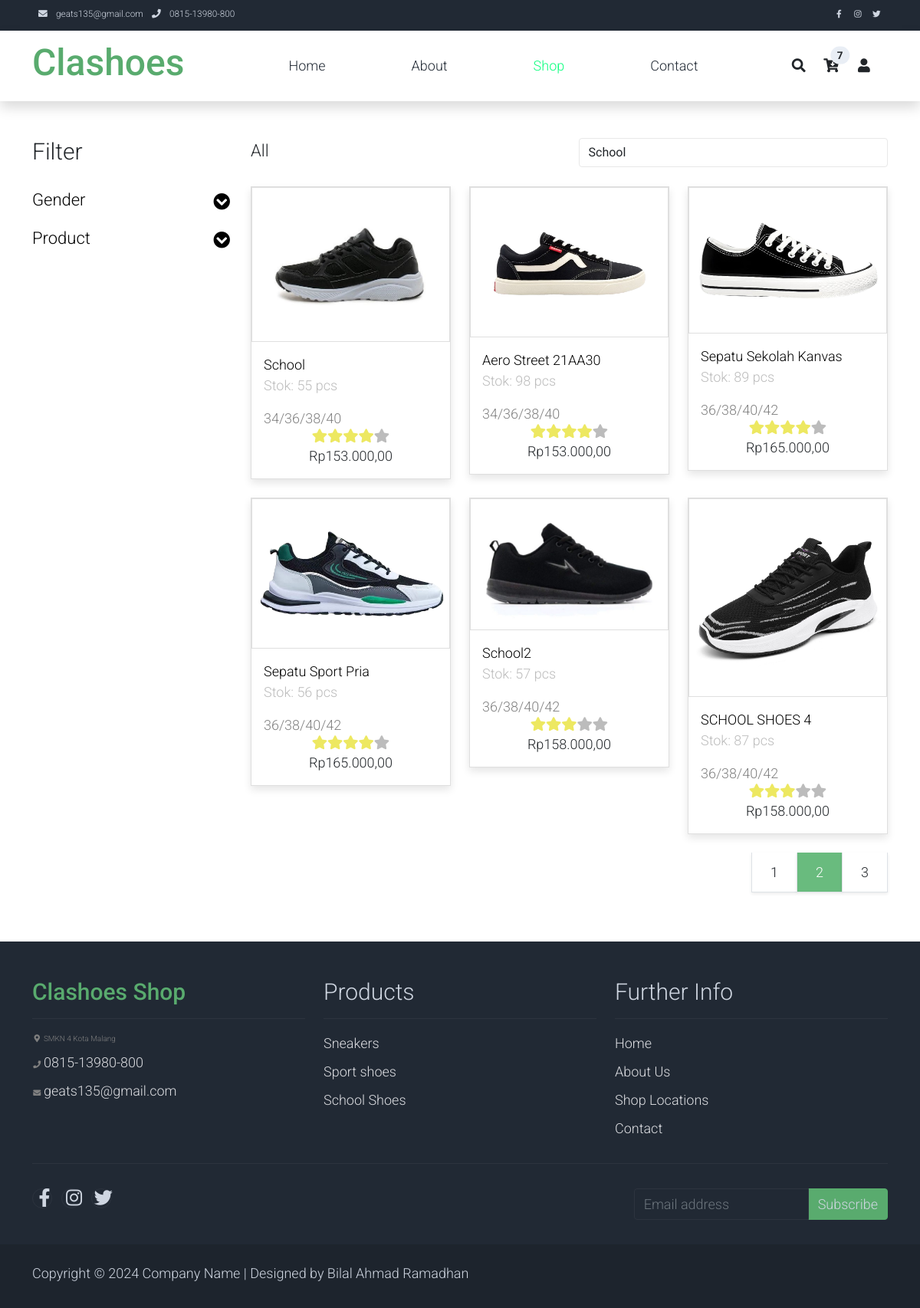
/shop2.php, run on the app's committed database.
### tables this page shows
CREATE TABLE `products` (
  `id` int(11) NOT NULL,
  `product_name` varchar(255) NOT NULL,
  `description` text DEFAULT NULL,
  `spesification` text DEFAULT NULL,
  `price` decimal(10,2) DEFAULT NULL,
  `stock` int(11) NOT NULL,
  `sizes` varchar(255) DEFAULT NULL,
  `colors` varchar(255) DEFAULT NULL,
  `image_url` varchar(255) DEFAULT NULL,
  `rating` float DEFAULT NULL,
  `category_id` int(11) UNSIGNED DEFAULT NULL
);

### shop2.php (the view, shortened to what this page needs)
<?php
include 'koneksi.php';
$category = isset($_GET['category']) ? $_GET['category'] : '';
if ($category) {
    $sql = "SELECT products.*, category.category_name
            FROM products
            LEFT JOIN category ON products.category_id = category.id
            WHERE category.category_name = '$category' AND products.id BETWEEN 11 AND 17
            ORDER BY rating DESC LIMIT 6";
} else {
    $sql = "SELECT products.*, category.category_name
            FROM products
            LEFT JOIN category ON products.category_id = category.id
            WHERE products.id BETWEEN 11 AND 17
            ORDER BY rating DESC LIMIT 6";
}
$result = $conn->query($sql);
?>
<!DOCTYPE html>
<html lang="en">
<head>
    <link rel="stylesheet" href="assets/css/bootstrap.min.css">
    <link rel="stylesheet" href="assets/css/custom.css">
    <link rel="stylesheet" href="assets/css/fontawesome.min.css">
</head>
<body>
    <nav class="navbar navbar-expand-lg bg-dark navbar-light d-none d-lg-block" id="templatemo_nav_top">
        <div class="container text-light">
            <div class="w-100 d-flex justify-content-between">
                <div>
                    <i class="fa fa-envelope mx-2"></i>
                    <a class="navbar-sm-brand text-light text-decoration-none" href="mailto:geats135@gmail.com">geats135@gmail.com</a>
                    <i class="fa fa-phone mx-2"></i>
                    <a class="navbar-sm-brand text-light text-decoration-none" href="tel:0815-13980-800">0815-13980-800</a>
                </div>
                <div>
                    <a class="text-light" href="https://fb.com/templatemo" target="_blank" rel="sponsored"><i class="fab fa-facebook-f fa-sm fa-fw me-2"></i></a>
                    <a class="text-light" href="https://www.instagram.com/" target="_blank"><i class="fab fa-instagram fa-sm fa-fw me-2"></i></a>
                    <a class="text-light" href="https://twitter.com/" target="_blank"><i class="fab fa-twitter fa-sm fa-fw me-2"></i></a>
                </div>
            </div>
        </div>
    </nav>
     <nav class="navbar navbar-expand-lg navbar-light shadow">
        <div class="container d-flex justify-content-between align-items-center">
            <a class="navbar-brand text-success logo h1 align-self-center" href="index.php">
                Clashoes
            </a>
            <div class="align-self-center collapse navbar-collapse flex-fill  d-lg-flex justify-content-lg-between" id="templatemo_main_nav">
                <div class="flex-fill">
                    <ul class="nav navbar-nav d-flex justify-content-between mx-lg-auto">
                        <li class="nav-item">
                            <a class="nav-link" href="index.php">Home</a>
                        </li>
                        <li class="nav-item">
                            <a class="nav-link" href="about us.html">About</a>
                        </li>
                        <li class="nav-item">
                            <a class="nav-link" href="shop.php" style="color: #0bff7e;">Shop</a>
                        </li>
                        <li class="nav-item">
                            <a class="nav-link" href="contact.html">Contact</a>
                        </li>
                    </ul>
                </div>
                <div class="navbar align-self-center d-flex">
                    <a class="nav-icon d-none d-lg-inline" href="#" data-bs-toggle="modal" data-bs-target="#templatemo_search">
                        <i class="fa fa-fw fa-search text-dark mr-2"></i>
                    </a>
                    <a class="nav-icon position-relative text-decoration-none" href="cart.php">
                        <i class="fa fa-fw fa-cart-arrow-down text-dark mr-1"></i>
                        <span class="position-absolute top-0 left-100 translate-middle badge rounded-pill bg-light text-dark">7</span>
                    </a>
                    <a class="nav-icon position-relative text-decoration-none" href="profile.php">
                        <i class="fa fa-fw fa-user text-dark mr-3"></i>
                    </a>
                </div>
            </div>
        </div>
    </nav>
    <div class="container py-5">
        <div class="row">
            <div class="col-lg-3">
                <h1 class="h2 pb-4">Filter</h1>
                <ul class="list-unstyled templatemo-accordion">
                    <li class="pb-3">
                        <a class="collapsed d-flex justify-content-between h3 text-decoration-none" href="#">
                            Gender
                            <i class="fa fa-fw fa-chevron-circle-down mt-1"></i>
                        </a>
                    </li>
                    <li class="pb-3">
                        <a class="collapsed d-flex justify-content-between h3 text-decoration-none" href="#">
                            Product
                            <i class="pull-right fa fa-fw fa-chevron-circle-down mt-1"></i>
                        </a>
                    </li>
                </ul>
            </div>
            <div class="col-lg-9">
                <div class="row">
                    <div class="col-md-6">
                        <ul class="list-inline shop-top-menu pb-3 pt-1">
                            <li class="list-inline-item">
                                <a class="h3 text-dark text-decoration-none mr-3" href="shop2.php">All</a>
                            </li>
                        </ul>
                    </div>
                    <div class="col-md-6 pb-4">
                        <div class="d-flex">
                            <select class="form-control">
                                <option>School</option>
                            </select>
                        </div>
                    </div>
                </div>
                <div class="row">
                <?php
                if ($result->num_rows > 0) {
                    while ($row = $result->fetch_assoc()) {
                ?>
                        <div class="col-md-4">
                            <div class="card mb-4 product-wap rounded-0">
                                <div class="card rounded-0">
                                    <img class="card-img rounded-0 img-fluid" src="<?php echo $row['image_url']; ?>">
                                </div>
                                <div class="card-body">
                                    <a href="shop-single.php?id=<?php echo $row['id']; ?>" class="h3 text-decoration-none"><?php echo $row['product_name']; ?></a>
                                    <p class="text-muted">Stok: <?php echo $row['stock']; ?> pcs</p>
                                    <ul class="w-100 list-unstyled d-flex justify-content-between mb-0">
                                        <li><?php echo $row['sizes']; ?></li>
                                    </ul>
                                    <ul class="list-unstyled d-flex justify-content-center mb-1">
                                        <?php
                                        $rating = round($row['rating']);
                                        for ($i = 0; $i < 5; $i++) {
                                            if ($i < $rating) {
                                                echo '<i class="text-warning fa fa-star"></i>';
                                            } else {
                                                echo '<i class="text-muted fa fa-star"></i>';
                                            }
                                        }
                                        ?>
                                    </ul>
                                    <p class="text-center mb-0">Rp<?php echo number_format($row['price'], 2, ',', '.'); ?></p>
                                </div>
                            </div>
                        </div>
                <?php
                    }
                } else {
                    echo '<p>Produk tidak ditemukan.</p>';
                }
                ?>
                            </div>
                        </div>
                    </div>
                     <div div="row">
                    <ul class="pagination pagination-lg justify-content-end">
                        <li class="page-item ">
                            <a class="page-link rounded-0 shadow-sm border-top-0 border-left-0 text-dark" href="shop.php" >1</a>
                        </li>
                        <li class="page-item disabled">
                            <a class="page-link active rounded-0 mr-3 shadow-sm border-top-0 border-left-0 " href="shop2.php" tabindex="-1">2</a>
                        </li>
                        <li class="page-item">
                            <a class="page-link rounded-0 shadow-sm border-top-0 border-left-0 text-dark" href="shop3.php">3</a>
                        </li>
                    </ul>
                </div>
            </div>
     <footer class="bg-dark" id="tempaltemo_footer">
        <div class="container">
            <div class="row">
                <div class="col-md-4 pt-5">
                    <h2 class="h2 text-success border-bottom pb-3 border-light logo">Clashoes Shop</h2>
                    <ul class="list-unstyled text-light footer-link-list">
                        <li>
                            <i class="fas fa-map-marker-alt fa-fw"></i>
                            SMKN 4 Kota Malang
                        </li>
                        <li>
                            <i class="fa fa-phone fa-fw"></i>
                            <a class="text-decoration-none" href="tel:010-020-0340">0815-13980-800</a>
                        </li>
                        <li>
                            <i class="fa fa-envelope fa-fw"></i>
                            <a class="text-decoration-none" href="mailto:info@company.com">geats135@gmail.com</a>
                        </li>
                    </ul>
                </div>
                <div class="col-md-4 pt-5">
                    <h2 class="h2 text-light border-bottom pb-3 border-light">Products</h2>
                    <ul class="list-unstyled text-light footer-link-list">
                        <li><a class="text-decoration-none" href="shop.php">Sneakers</a></li>
                        <li><a class="text-decoration-none" href="shop3.php">Sport shoes</a></li>
                        <li><a class="text-decoration-none" href="shop2.php">School Shoes</a></li>
                    </ul>
                </div>
                <div class="col-md-4 pt-5">
                    <h2 class="h2 text-light border-bottom pb-3 border-light">Further Info</h2>
                    <ul class="list-unstyled text-light footer-link-list">
                        <li><a class="text-decoration-none" href="#">Home</a></li>
                        <li><a class="text-decoration-none" href="#">About Us</a></li>
                        <li><a class="text-decoration-none" href="#">Shop Locations</a></li>
                        <li><a class="text-decoration-none" href="#">Contact</a></li>
                    </ul>
                </div>
            </div>
            <div class="row text-light mb-4">
                <div class="col-12 mb-3">
                    <div class="w-100 my-3 border-top border-light"></div>
                </div>
                <div class="col-auto me-auto">
                    <ul class="list-inline text-left footer-icons">
                        <li class="list-inline-item border border-light rounded-circle text-center">
                            <a class="text-light text-decoration-none" target="_blank" href="http://facebook.com/"><i class="fab fa-facebook-f fa-lg fa-fw"></i></a>
                        </li>
                        <li class="list-inline-item border border-light rounded-circle text-center">
                            <a class="text-light text-decoration-none" target="_blank" href="https://www.instagram.com/"><i class="fab fa-instagram fa-lg fa-fw"></i></a>
                        </li>
                        <li class="list-inline-item border border-light rounded-circle text-center">
                            <a class="text-light text-decoration-none" target="_blank" href="https://twitter.com/"><i class="fab fa-twitter fa-lg fa-fw"></i></a>
                        </li>
                    </ul>
                </div>
                <div class="col-auto">
                    <div class="input-group mb-2">
                        <input type="text" class="form-control bg-dark border-light" id="subscribeEmail" placeholder="Email address">
                        <div class="input-group-text btn-success text-light">Subscribe</div>
                    </div>
                </div>
            </div>
        </div>
        <div class="w-100 bg-black py-3">
            <div class="container">
                <div class="row pt-2">
                    <div class="col-12">
                        <p class="text-left text-light">
                            Copyright &copy; 2024 Company Name
                            | Designed by Bilal Ahmad Ramadhan</a>
                        </p>
                    </div>
                </div>
            </div>
        </div>
    </footer>
</body>
</html>

### shop2.php (style rules this page uses)
body, ul , p, a, label, input, div { font-family: 'Roboto', sans-serif; font-size: 18px !important; font-weight: 300 !important; }
li { font-size: 10px !important; color: grey; }
.h1 { font-family: 'Roboto', sans-serif; font-size: 48px !important; font-weight: 200 !important; }
.h2 { font-family: 'Roboto', sans-serif; font-size: 30px !important; font-weight: 300; }
.h3 { font-family: 'Roboto', sans-serif; font-size: 22px !important; }
.logo { font-weight: 500 !important; }
.text-warning { color: #ede861 !important; }
.text-muted { color: #bcbcbc !important; }
.text-success { color: #59ab6e !important; }
.text-light { color: #cfd6e1 !important; }
.bg-dark { background-color: #212934 !important; }
.bg-light { background-color: #e9eef5 !important; }
.bg-black { background-color: #1d242d !important; }
.btn-success { background-color: #59ab6e !important; border-color: #56ae6c !important; }
.pagination .page-link:hover, .pagination .page-link.active { background-color: #69bb7e; color: #fff; }
#templatemo_nav_top { min-height: 40px; }
#templatemo_nav_top * { font-size: .9em !important; }
#templatemo_main_nav a { color: #212934; }
#templatemo_main_nav .navbar .nav-icon { margin-right: 20px; }
.templatemo-accordion a { color: #000; }
.product-wap { box-shadow: 0px 5px 10px 0px rgba(0, 0, 0, 0.10); }
.card.product-wap a { color: #000; }
.form-control { border: 1px solid #e8e8e8; }
#tempaltemo_footer a { color: #dcdde1; }
#tempaltemo_footer ul.footer-link-list li { padding-top: 10px; }
#tempaltemo_footer ul.footer-icons li { width: 2.6em; height: 2.6em; line-height: 2.6em; }
#tempaltemo_footer .border-light { border-color: #2d343f !important; }
.product-wap .h3, .product-wap li, .product-wap i, .product-wap p { font-size: 5px !important; }
@media (min-width: 768px) { #templatemo_main_nav .navbar-nav { max-width: 450px; } }
@media (min-width: 992px) { #templatemo_main_nav .navbar-nav { max-width: 550px; } }
@media (min-width: 992px) { .product-wap .h3, .product-wap li, .product-wap i, .product-wap p { font-size: 18px !important; } }

### data on the page
products: image_url (picture), product_name "School", stock "55", sizes "34/36/38/40", rating 4 (drawn), price "153.000,00"
products: image_url (picture), product_name "Aero Street 21AA30", stock "98", sizes "34/36/38/40", rating 4 (drawn), price "153.000,00"
products: image_url (picture), product_name "Sepatu Sekolah Kanvas", stock "89", sizes "36/38/40/42", rating 4 (drawn), price "165.000,00"
products: image_url (picture), product_name "Sepatu Sport Pria", stock "56", sizes "36/38/40/42", rating 4 (drawn), price "165.000,00"
products: image_url (picture), product_name "School2", stock "57", sizes "36/38/40/42", rating 3 (drawn), price "158.000,00"
products: image_url (picture), product_name "SCHOOL SHOES 4", stock "87", sizes "36/38/40/42", rating 3 (drawn), price "158.000,00"
